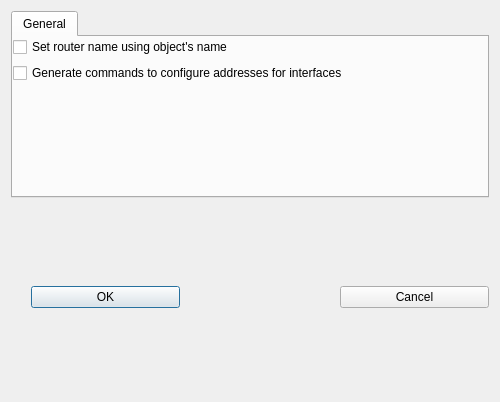
<ui version="4.0" >
 <class>iosAdvancedDialog_q</class>
 <widget class="QDialog" name="iosAdvancedDialog_q" >
  <property name="enabled" >
   <bool>true</bool>
  </property>
  <property name="geometry" >
   <rect>
    <x>0</x>
    <y>0</y>
    <width>500</width>
    <height>402</height>
   </rect>
  </property>
  <property name="windowTitle" >
   <string>IOS Advanced Configuration Options</string>
  </property>
  <layout class="QGridLayout" >
   <item row="0" column="0" >
    <widget class="QTabWidget" name="notebook305" >
     <widget class="QWidget" name="TabPage" >
      <attribute name="title" >
       <string>General</string>
      </attribute>
      <layout class="QGridLayout" >
       <property name="leftMargin" >
        <number>0</number>
       </property>
       <property name="topMargin" >
        <number>0</number>
       </property>
       <property name="rightMargin" >
        <number>0</number>
       </property>
       <property name="bottomMargin" >
        <number>0</number>
       </property>
       <item row="0" column="0" >
        <widget class="QCheckBox" name="ios_set_host_name" >
         <property name="text" >
          <string>Set router name using object's name</string>
         </property>
        </widget>
       </item>
       <item row="1" column="0" >
        <widget class="QCheckBox" name="ios_ip_address" >
         <property name="text" >
          <string>Generate commands to configure addresses for interfaces</string>
         </property>
        </widget>
       </item>
       <item row="2" column="0" >
        <spacer>
         <property name="orientation" >
          <enum>Qt::Vertical</enum>
         </property>
         <property name="sizeType" >
          <enum>QSizePolicy::Expanding</enum>
         </property>
         <property name="sizeHint" >
          <size>
           <width>20</width>
           <height>40</height>
          </size>
         </property>
        </spacer>
       </item>
      </layout>
     </widget>
    </widget>
   </item>
   <item row="1" column="0" >
    <layout class="QHBoxLayout" >
     <item>
      <spacer>
       <property name="orientation" >
        <enum>Qt::Vertical</enum>
       </property>
       <property name="sizeType" >
        <enum>QSizePolicy::Expanding</enum>
       </property>
       <property name="sizeHint" >
        <size>
         <width>20</width>
         <height>20</height>
        </size>
       </property>
      </spacer>
     </item>
     <item>
      <widget class="QPushButton" name="ok_button" >
       <property name="text" >
        <string>OK</string>
       </property>
      </widget>
     </item>
     <item>
      <widget class="QLabel" name="label590" >
       <property name="alignment" >
        <set>Qt::AlignCenter</set>
       </property>
       <property name="wordWrap" >
        <bool>false</bool>
       </property>
      </widget>
     </item>
     <item>
      <widget class="QPushButton" name="cancel_button" >
       <property name="text" >
        <string>Cancel</string>
       </property>
      </widget>
     </item>
    </layout>
   </item>
  </layout>
 </widget>
 <layoutdefault spacing="6" margin="11" />
 <tabstops>
  <tabstop>ios_set_host_name</tabstop>
  <tabstop>notebook305</tabstop>
  <tabstop>ios_ip_address</tabstop>
  <tabstop>ok_button</tabstop>
  <tabstop>cancel_button</tabstop>
 </tabstops>
 <resources/>
 <connections>
  <connection>
   <sender>ok_button</sender>
   <signal>clicked()</signal>
   <receiver>iosAdvancedDialog_q</receiver>
   <slot>accept()</slot>
   <hints>
    <hint type="sourcelabel" >
     <x>20</x>
     <y>20</y>
    </hint>
    <hint type="destinationlabel" >
     <x>20</x>
     <y>20</y>
    </hint>
   </hints>
  </connection>
  <connection>
   <sender>cancel_button</sender>
   <signal>clicked()</signal>
   <receiver>iosAdvancedDialog_q</receiver>
   <slot>reject()</slot>
   <hints>
    <hint type="sourcelabel" >
     <x>20</x>
     <y>20</y>
    </hint>
    <hint type="destinationlabel" >
     <x>20</x>
     <y>20</y>
    </hint>
   </hints>
  </connection>
 </connections>
</ui>
